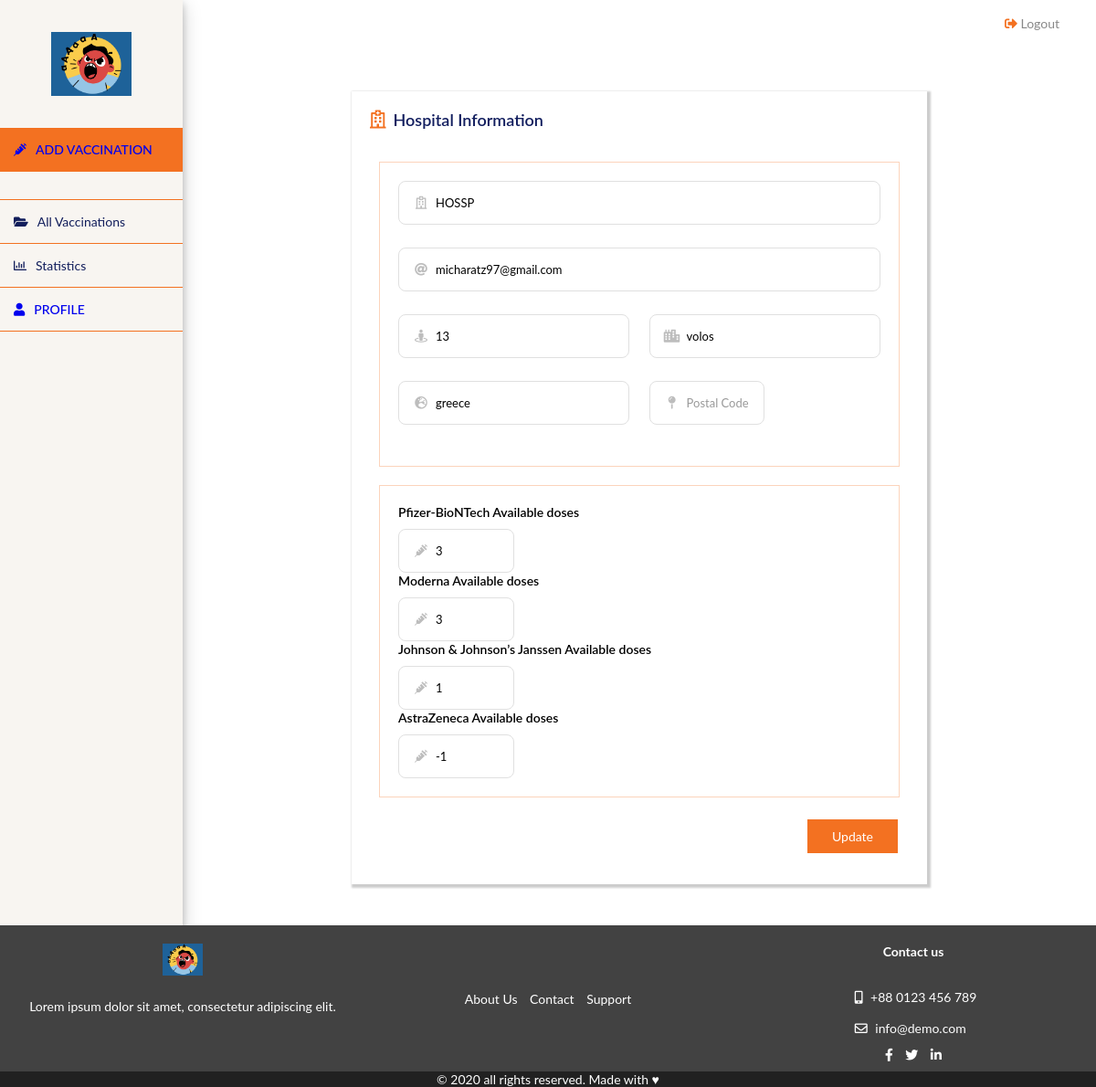
The app's page /profile (signed in), older data.
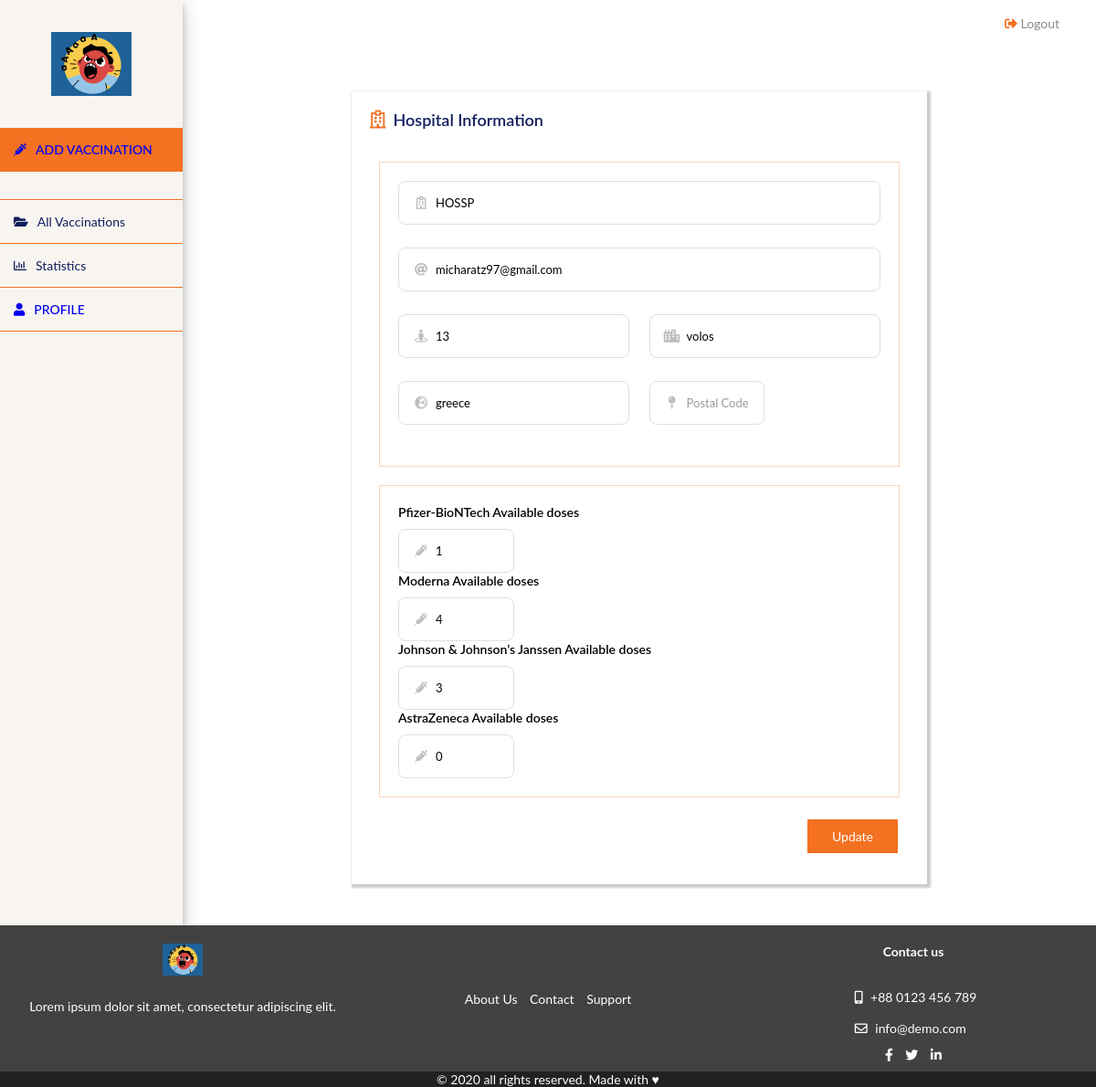
The same page, newer data.
### application/models.py (models this page shows, shortened)
class Hospital(models.Model):
    user = models.OneToOneField(User,null=True,on_delete=models.CASCADE)
    name = models.CharField(max_length=200,default="",blank=True,null=True)
    country = models.CharField(max_length=200,default="",blank=True,null=True)
    city = models.CharField(max_length=200,default="",blank=True,null=True)
    street = models.CharField(max_length=200,default="",blank=True,null=True)
    number = models.IntegerField(default=-1,blank=True,null=True)
    amount = models.IntegerField(default=0,blank=True,null=True)
    public_key = models.CharField(max_length=200,default="",blank=True,null=True)
    private_key = models.CharField(max_length=200,default="",blank=True,null=True)

class AvailabeVaccines(models.Model):
    hospital = models.ForeignKey(Hospital,on_delete=models.CASCADE)
    vaccine = models.ForeignKey(Vaccine,on_delete=models.CASCADE)
    free_amount = models.IntegerField(default=0,blank=True,null=True)
    reserved = models.IntegerField(default=0,blank=True,null=True)

### application/views.py (the view, shortened to what this page needs)
# urls.py: path('profile',views.hospital_profile,name="hospital_profile"),
@login_required(login_url="login")
def hospital_profile(request):
    current_user = request.user
    current_hospital = Hospital.objects.get(user=current_user)
    pfizer_vaccine = Vaccine.objects.get(brand='Pfizer')
    current_pfizer = AvailabeVaccines.objects.get(hospital=current_hospital, vaccine = pfizer_vaccine)
    moderna_vaccine = Vaccine.objects.get(brand='Moderna')
    current_moderna = AvailabeVaccines.objects.get(hospital=current_hospital, vaccine = moderna_vaccine)
    johnson_vaccine = Vaccine.objects.get(brand='Johnson & Johnson')
    current_johnson = AvailabeVaccines.objects.get(hospital=current_hospital, vaccine = johnson_vaccine)
    astra_vaccine = Vaccine.objects.get(brand='AstraZeneca')
    current_astra = AvailabeVaccines.objects.get(hospital=current_hospital, vaccine = astra_vaccine)
    context = {'current_hospital':current_hospital, 'current_pfizer':current_pfizer,'current_moderna':current_moderna, 'current_johnson':current_johnson, 'current_astra':current_astra}
    return render(request, 'application/authenticated/profile.html',context)

### application/templates/application/authenticated/profile.html (shortened to what this page needs)
{% load static %}
<!DOCTYPE html>
<html>
  <head>
    <link
      rel="stylesheet"
      href="https://use.fontawesome.com/releases/v5.15.3/css/all.css"
    />
    <link
      rel="stylesheet"
      href="https://use.fontawesome.com/releases/v5.15.3/css/v4-shims.css"
    />
    <link rel="stylesheet" href="{% static 'index.css' %}"/>
  </head>
  <body>
    <div class="profile-container">
      <header class="profile-header">
        <div class="header_avatar">
          <i class="fas fa-sign-out-alt"></i>
          <a href='{% url "logout_view" %}'>Logout</a>
        </div>
      </header>
      <aside class="profile-aside">
        <img src="{% static 'img/logo.png' %}" alt="logo" class="profile-logo" />
        <nav class="profile-aside_nav">
          <ul class="profile-aside_list">
            <li class="profile-aside_list-item">
              <a href='{% url "add_vaccination" %}' class="profile-aside_list-link"><i class="fas fa-syringe"></i>Add Vaccination</a>
            </li>
            <li class="profile-aside_list-item">
              <a class="profile-aside_list-link"><i class="fas fa-folder-open"></i>All Vaccinations</a>
            </li>
            <li class="profile-aside_list-item">
              <a  class="profile-aside_list-link"><i class="far fa-chart-bar"></i>Statistics</a>
            </li>
            <li class="profile-aside_list-item">
              <a href='{% url "hospital_profile" %}' class="profile-aside_list-link"><i class="fas fa-user"></i>Profile</a>
            </li>
        </ul>
      </aside>
      <main class="main">
        <div class="container-main">
          <div class="container-info">
            <p class="form_message-p"><i class="far fa-hospital"></i>Hospital Information</p>
          </div>
          <form method="post">
            <div class="container-form">
              <div class="container-sesion">
                <div class="input-container">
                  <i class="far fa-hospital icon"></i>
                  <input
                    class="input-field"
                    type="text"
                    placeholder="Hospital Name"
                    name="hospital-name"
                    id="hospital-name"
                    required
                    autocomplete="off"
                    value={{current_hospital.name}}
                  />
                </div>
                <div class="input-container">
                  <i class="fas fa-at icon"></i>
                  <input
                    class="input-field"
                    type="email"
                    placeholder="Email"
                    name="email"
                    id="email"
                    required
                    autocomplete="off"
                    value={{user.email}}
                  />
                </div>
                <div class="input-container">
                <div class="input-container-column">
                    <i class="fas fa-street-view icon"></i>
                    <input
                      class="input-field"
                      type="text"
                      placeholder="Street,Number"
                      name="street"
                      id="street"
                      required
                      autocomplete="off"
                      value={{current_hospital.street}}
                    />
                  </div>
                  <div class="input-container-column">
                    <i class="fas fa-city icon"></i>
                    <input
                      class="input-field"
                      type="text"
                      placeholder="City"
                      name="city"
                      id="city"
                      required
                      autocomplete="off"
                      value={{current_hospital.city}}
                    />
                  </div>
                </div>
                <div class="input-container">
                  <div class="input-container-column">
                    <i class="fas fa-globe-europe icon"></i>
                    <input
                      class="input-field"
                      type="text"
                      placeholder="Country"
                      name="country"
                      id="country"
                      required
                      autocomplete="off"
                      value={{current_hospital.country}}
                    />
                  </div>
                  <div class="input-container-column">
                    <i class="fas fa-map-pin icon"></i>
                    <input
                      class="input-field"
                      type="number"
                      placeholder="Postal Code"
                      name="postal-code"
                      id="postal-code"
                      required
                      autocomplete="off"
                      value={{current_hospital.postal_code}}
                    />
                  </div>
                </div>
              </div>
              <div class="container-sesion">
                <div class="container-input-info">
                  Pfizer-BioNTech Available doses
                </div>
                <div class="input-container-column">
                <i class="fas fa-syringe icon"></i>
                  <input
                    class="input-field"
                    type="number"
                    placeholder="Doses"
                    name="pfizer-doses"
                    id="pfizer-doses"
                    value={{current_pfizer.free_amount}}
                  />
                </div>
                <div class="container-input-info">
                  Moderna Available doses
                </div>
                <div class="input-container-column">
                <i class="fas fa-syringe icon"></i>
                  <input
                    class="input-field"
                    type="number"
                    placeholder="Doses"
                    name="moderna-doses"
                    id="moderna-doses"
                    value={{current_moderna.free_amount}}
                  />
                </div>
                <div class="container-input-info">
                  Johnson & Johnson’s Janssen Available doses
                </div>
                <div class="input-container-column">
                <i class="fas fa-syringe icon"></i>
                  <input
                    class="input-field"
                    type="number"
                    placeholder="Doses"
                    name="johnson-doses"
                    id="johnson-doses"
                    value={{current_johnson.free_amount}}
                  />
                </div>
                <div class="container-input-info">
                  AstraZeneca Available doses
                </div>
                <div class="input-container-column">
                <i class="fas fa-syringe icon"></i>
                  <input
                    class="input-field"
                    type="number"
                    placeholder="Doses"
                    name="astra-doses"
                    id="astra-doses"
                    value={{current_astra.free_amount}}
                  />
                </div>
              </div>
              <button type="submit" class="submit-button">Update</button>
            </div>
          </form>
        </div>
      </main>
      <footer class="profile-footer">
        <div class="footer">
          <div class="footer-row">
            <div class="footer-div-column">
              <img src="{% static 'img/logo.png' %}" alt="logo" class="footer-img" />
              <p class="footer-div-p">
                Lorem ipsum dolor sit amet, consectetur adipiscing elit.
              </p>
            </div>
            <div class="footer-div-row">
              <div class="footer-div-ul">
                <a href="">About Us</a>
                <a href="">Contact</a>
                <a href="">Support</a>
              </div>
            </div>
            <div class="footer-div-column">
              <h4 class="footer-div-h2">Contact us</h4>
              <ul class="footer-div-ul">
                <li>
                  <a href=""><i class="fas fa-mobile-alt"></i> +88 0123 456 789</a>
                </li>
                <li>
                  <a href=""><i class="far fa-envelope"></i> info@demo.com</a>
                </li>
              </ul>
              <div class="footer-social">
                <a href=""><i class="fab fa-facebook-f"></i></a>
                <a href=""><i class="fab fa-twitter"></i></a>
                <a href=""><i class="fab fa-linkedin-in"></i></a>
              </div>
            </div>
          </div>
            <div class="footer-row-copy">
              <p>&copy; 2020 all rights reserved. Made with &hearts;</p>
    </footer>
  </div>
  </body>
</html>

### application/static/index.css (style rules this page uses)
* { box-sizing: border-box; font-family: "Lato", sans-serif; font-size: 14px; margin: 0; padding: 0; }
.container-form { padding: 30px; padding-top: 15px; display: flex; flex-direction: column; font-size:16px; }
form { width: -webkit-fill-available; }
.form_message-p { color:#111d5e; text-align: center; font-weight: 600; font-size: 18px; }
.input-container { display: flex; width: 100%; margin-bottom: 25px; align-items: center; justify-content: space-between; }
.input-container-column { display: flex; width: 48%; align-items: center; }
.icon { color: #bdbdbd; min-width: 50px; text-align: center; padding: 10px; z-index: 1; margin-right: -50px; }
input[type=text], input[type=password], input[type=email],input[type=number],input[type=date],select { width: 100%; padding-top: 15px; padding-bottom: 15px; padding-left: 40px; margin-top: 0px; margin-bottom: 0px; font-size: 13px; border: 1px solid #e0e0e0; border-radius: 8px; }
input[type=number] { width: 50%; }
input::placeholder,input[type=date],select,option,textarea { color: #999999; opacity: 1; }
.submit-button { background-color: #f37121; border: none; color: white; padding: 10px 27px; text-align: center; text-decoration: none; display: inline-block; margin: 4px 2px; cursor: pointer; align-self: flex-end; }
.footer { background-color:#424242 ; width: 100%; bottom: 0; height: 20vh; position: inherit; color:white; }
.footer-row { display: flex; height: 20vh; }
.footer-div-column { flex-grow: 1; display: flex; flex-basis: 33%; padding: 20px; flex-direction: column; align-items: center; justify-content: flex-start; }
.footer-div-row { flex-grow: 1; display: flex; flex-basis: 33%; padding: 20px; justify-content: center; align-items:center; }
.footer-div-p { text-align: center; margin-top: 25px; }
.footer-div-ul { list-style: none; }
.footer-div-ul a { text-decoration: none; display: inline-block; padding: 5px; color: inherit; }
.footer-div-ul i { padding: 5px; }
.footer-img { height: 35px; }
.footer-div-h2 { margin-bottom: 25px; }
.footer-social i { color:white; padding: 5px; }
.footer-row-copy { display: flex; flex:1; justify-content: center; align-items: center; background-color: #212121; font-size: 12px; }
.profile-container { display: grid; grid-template-columns:200px 1fr; grid-template-rows: 50px 1fr 150px; height: 100vh; }
.profile-header { display: flex; align-items: center; justify-content: space-between; color: darkblue; padding: 0 15px; }
.header_avatar { position: absolute; visibility: visible; right: 40px; cursor: pointer; color: #f37121; }
.header_avatar a { color: #888888; text-decoration: none; }
.profile-aside { grid-row: 1/3; grid-column: 1/2; display: flex; flex-direction: column; justify-content: flex-start; align-items: center; background-color: #f8f5f1; box-shadow: 0 4px 8px 0 rgba(0, 0, 0, 0.2), 0 6px 20px 0 rgba(0, 0, 0, 0.19); }
.profile-aside .profile-logo { margin-top: 35px; margin-bottom: 35px; margin-right: 0; height:70px; }
.profile-aside_nav { width: 100%; }
.profile-aside_list { list-style: none; }
.profile-aside_list-item { padding: 15px; border-bottom:1px solid #f37121 ; color: #111d5b; }
.profile-aside_list-item:nth-child(1) { margin-bottom: 30px; background-color: #f37121; color: white; }
.profile-aside_list-item:nth-child(2) { border-top: 1px solid #f37121; }
.profile-aside_list-item i { margin-right: 10px; }
.profile-aside_list-link:link, .profile-aside_list-link:visited { display: block; font-size: 14px; font-weight: 500; text-decoration: none; text-transform: uppercase; letter-spacing: 0.5; }
.main { grid-row: 2/3; grid-column:2/-1; display: flex; justify-content: center; align-items: center; padding: 50px; }
.container-main { width: 70%; box-shadow: 2px 2px 2px 2px rgba(0, 0, 0, 0.2); }
.container-info { display: flex; justify-content: flex-start; align-items: center; padding: 20px; color: #111d5b; }
.container-info i { margin-right: 8px; color:#f37121 ; font-size: 20px; }
.container-sesion { padding: 20px; border: 1px solid rgba(243, 113, 33, 0.3) ; }
.container-sesion:nth-child(2) { margin-top: 20px; margin-bottom: 20px; }
.container-input-info { margin-bottom:10px ; font-weight: 600; }
.profile-footer { grid-row: 3/4; grid-column: 1/-1; background-color: whitesmoke; display: flex; align-items: center; justify-content: center; }

Row changes from the older to the newer data that the page shows:
changed AvailabeVaccines (number 1 of 4 on the later page): pfizer-doses "3" → "1"
changed AvailabeVaccines (number 2 of 4 on the later page): moderna-doses "3" → "4"
changed AvailabeVaccines (number 3 of 4 on the later page): johnson-doses "1" → "3"
changed AvailabeVaccines (number 4 of 4 on the later page): astra-doses "-1" → "0"
